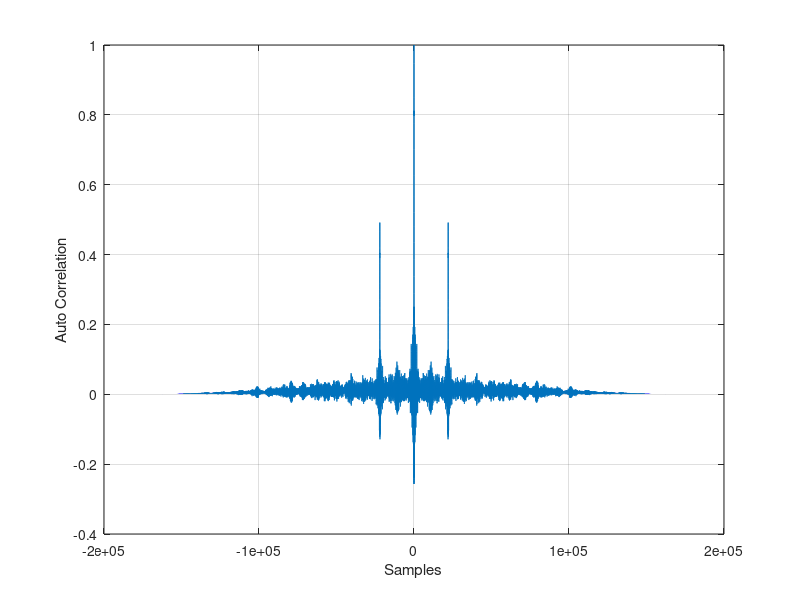
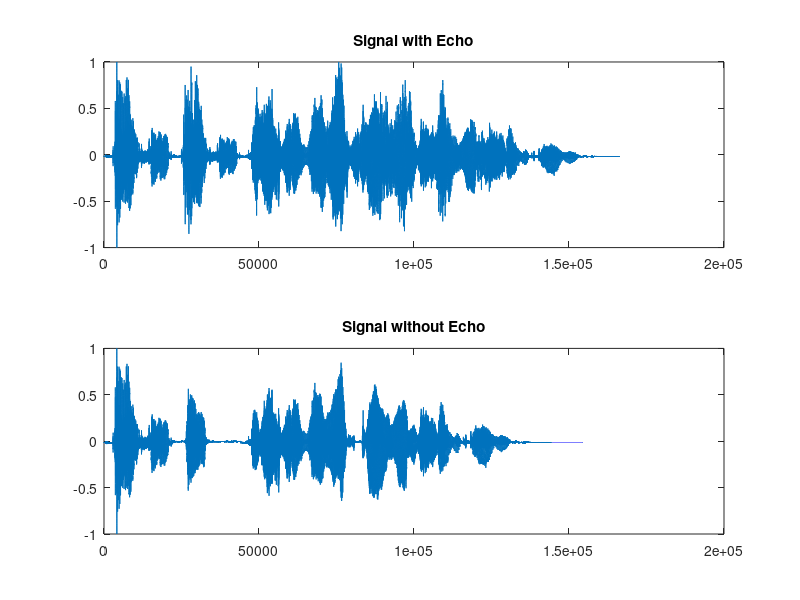

MATLAB code to generate these figures, in order:
clear all;
close all; 

% Load audio file 'y_echo.mat'

load('y_echo.mat');
y = y_echo;
Fs = 44100;


% Play audio

%sound(y, Fs);


% Compute autocorrelation and plot the results
% Use grid to find value N

autocorr = xcorr(y, 'coeff');
samples = -(length(y)-1):length(y)-1;

figure;
plot(samples, autocorr);
xlabel('Samples');
ylabel('Auto Correlation');
grid;


% Define N looking at the previous plot

t = 50;
[max_corr, N] = max(autocorr(length(y)+t+1:end));
N = N + t;


% First N samples of x and y coincide

x(1:N)=y(1:N);


% Remove the echo

a = 0.75;
for i=N+1:length(y)
    x(i)=y(i) - a * x(i-N); % Inverse filtering
end


% Plot the original and filtered signal

figure;
subplot(211)

% Plot signal with echo

plot(y); 
title('Signal with Echo');

% Plot signal without echo

subplot(212)
plot(x); 
title('Signal without Echo');


% Reproduce files


% Put pause(5) before and after reproducing files

pause(5);

% Listen to signal with echo
sound(y,Fs);
pause(5);

% Listen to signal without echo
sound(x,Fs);
pause(5);
